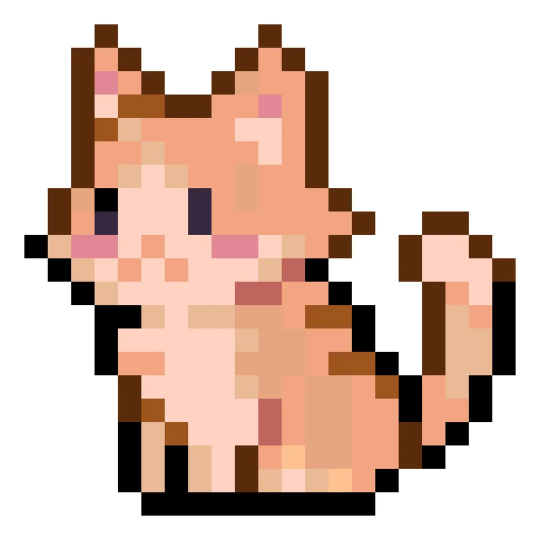
#> input picture images/129b3dcd-5f12-4ef9-80b2-e4777c536f02.webp, 1080 x 1080 px (shown at 1/2 size)
$ python process_images.py ../images/129b3dcd-5f12-4ef9-80b2-e4777c536f02.webp ../images/38014c66-abf0-47c8-a885-84b79459747a.webp ../images/38014c66-abf0-47c8-a885-84b79459747a.webp
#> lines starting #> are read from the running program, lines starting #| are printed output that depends on the picture
import cv2
import sys
import numpy as np

def detect_keypoints(img_path, output_path, method):
    img = cv2.imread(img_path)
#> img is the input picture: shape (1080, 1080, 3); mean B, G, R 177.2, 189.9, 216.2
    gray = cv2.cvtColor(img, cv2.COLOR_BGR2GRAY)
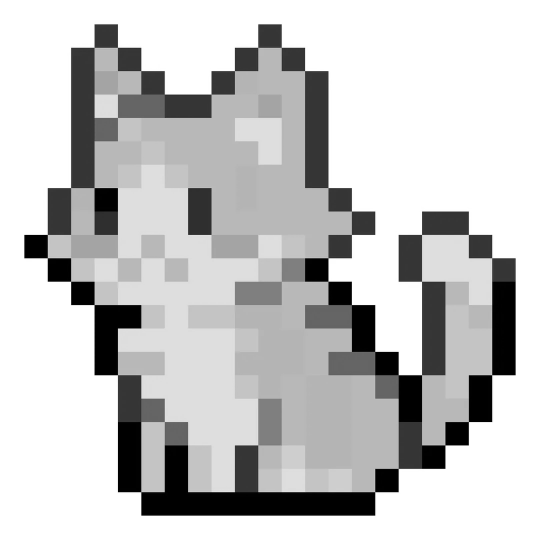
#> gray: shape (1080, 1080) (shown at 1/2 size); min 0, max 255, mean 196.4
    if method == 'harris':
        gray = np.float32(gray)
        dst = cv2.cornerHarris(gray, 2, 3, 0.04)
        # Уменьшение порога для увеличения количества ключевых точек
        img[dst > 0.001 * dst.max()] = [0, 0, 255]

        # Увеличение радиуса ключевых точек
        dst_dilated = cv2.dilate(dst, None)
        img[dst_dilated > 0.001 * dst_dilated.max()] = [0, 255, 0]
    elif method == 'sift':
        sift = cv2.xfeatures2d.SIFT_create()
        keypoints = sift.detect(gray, None)
        img = cv2.drawKeypoints(img, keypoints, None)
    elif method == 'surf':
        surf = cv2.xfeatures2d.SURF_create(3000)
        keypoints = surf.detect(gray, None)
        img = cv2.drawKeypoints(img, keypoints, None)
    elif method == 'fast':
        fast = cv2.FastFeatureDetector_create()
        keypoints = fast.detect(gray, None)
        img = cv2.drawKeypoints(img, keypoints, None)
    else:
#> (the run stopped early here; a loop or call above may not have finished)
